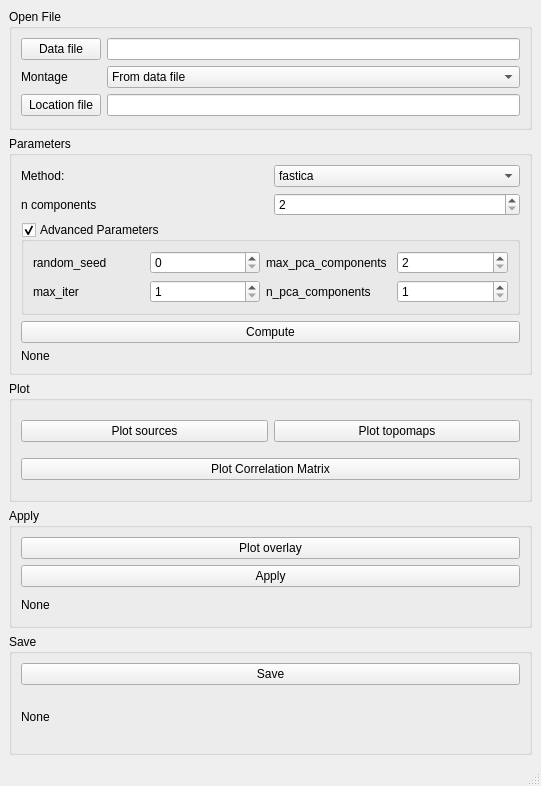
<?xml version="1.0" encoding="UTF-8"?>
<ui version="4.0">
 <class>MainWindow</class>
 <widget class="QMainWindow" name="MainWindow">
  <property name="geometry">
   <rect>
    <x>0</x>
    <y>0</y>
    <width>541</width>
    <height>786</height>
   </rect>
  </property>
  <property name="windowTitle">
   <string>ICA toolbox</string>
  </property>
  <widget class="QWidget" name="centralwidget">
   <layout class="QVBoxLayout" name="verticalLayout">
    <item>
     <widget class="QGroupBox" name="groupBox_openfile">
      <property name="sizePolicy">
       <sizepolicy hsizetype="Preferred" vsizetype="Preferred">
        <horstretch>0</horstretch>
        <verstretch>0</verstretch>
       </sizepolicy>
      </property>
      <property name="title">
       <string>Open File</string>
      </property>
      <layout class="QGridLayout" name="gridLayout_4">
       <item row="0" column="1">
        <widget class="QLineEdit" name="lineEdit_eegfile"/>
       </item>
       <item row="0" column="0">
        <widget class="QPushButton" name="pushButton_openfile">
         <property name="text">
          <string>Data file</string>
         </property>
        </widget>
       </item>
       <item row="2" column="0">
        <widget class="QPushButton" name="pushButton_openxz">
         <property name="text">
          <string>Location file</string>
         </property>
        </widget>
       </item>
       <item row="2" column="1">
        <widget class="QLineEdit" name="lineEdit_xyz"/>
       </item>
       <item row="1" column="1">
        <widget class="QComboBox" name="comboBox_montage">
         <property name="enabled">
          <bool>true</bool>
         </property>
         <property name="editable">
          <bool>false</bool>
         </property>
         <property name="duplicatesEnabled">
          <bool>false</bool>
         </property>
         <item>
          <property name="text">
           <string>From data file</string>
          </property>
         </item>
         <item>
          <property name="text">
           <string>From xyz file</string>
          </property>
         </item>
         <item>
          <property name="text">
           <string>standard_1005</string>
          </property>
         </item>
         <item>
          <property name="text">
           <string>GSN-HydroCel-257</string>
          </property>
         </item>
        </widget>
       </item>
       <item row="1" column="0">
        <widget class="QLabel" name="label_montage">
         <property name="text">
          <string>Montage</string>
         </property>
        </widget>
       </item>
      </layout>
     </widget>
    </item>
    <item>
     <widget class="QGroupBox" name="groupBox_setparameters">
      <property name="title">
       <string>Parameters</string>
      </property>
      <layout class="QGridLayout" name="gridLayout">
       <item row="4" column="0">
        <widget class="QLabel" name="label_compute">
         <property name="text">
          <string>None</string>
         </property>
        </widget>
       </item>
       <item row="2" column="0" colspan="2">
        <widget class="QGroupBox" name="groupBox_advancedparameters">
         <property name="title">
          <string>Advanced Parameters</string>
         </property>
         <property name="checkable">
          <bool>true</bool>
         </property>
         <layout class="QGridLayout" name="gridLayout_2">
          <item row="0" column="0">
           <widget class="QLabel" name="label_randomseed">
            <property name="text">
             <string>random_seed</string>
            </property>
           </widget>
          </item>
          <item row="0" column="1">
           <widget class="QSpinBox" name="spinBox_seed">
            <property name="maximum">
             <number>9999</number>
            </property>
           </widget>
          </item>
          <item row="1" column="0">
           <widget class="QLabel" name="label_maxiter">
            <property name="text">
             <string>max_iter </string>
            </property>
           </widget>
          </item>
          <item row="0" column="2">
           <widget class="QLabel" name="label_maxpcacomponents">
            <property name="text">
             <string>max_pca_components </string>
            </property>
           </widget>
          </item>
          <item row="1" column="2">
           <widget class="QLabel" name="label_npcacomponents">
            <property name="text">
             <string>n_pca_components </string>
            </property>
           </widget>
          </item>
          <item row="1" column="1">
           <widget class="QSpinBox" name="spinBox_maxiter">
            <property name="minimum">
             <number>1</number>
            </property>
            <property name="maximum">
             <number>9999</number>
            </property>
           </widget>
          </item>
          <item row="0" column="3">
           <widget class="QSpinBox" name="spinBox_maxpcacomponents">
            <property name="wrapping">
             <bool>false</bool>
            </property>
            <property name="accelerated">
             <bool>true</bool>
            </property>
            <property name="minimum">
             <number>2</number>
            </property>
            <property name="maximum">
             <number>9999</number>
            </property>
           </widget>
          </item>
          <item row="1" column="3">
           <widget class="QSpinBox" name="spinBox_npcacomponents">
            <property name="minimum">
             <number>1</number>
            </property>
            <property name="maximum">
             <number>9999</number>
            </property>
           </widget>
          </item>
         </layout>
        </widget>
       </item>
       <item row="1" column="0">
        <widget class="QLabel" name="label_ncomponents">
         <property name="text">
          <string>n components</string>
         </property>
        </widget>
       </item>
       <item row="3" column="0" colspan="2">
        <widget class="QPushButton" name="pushButton_compute">
         <property name="text">
          <string>Compute</string>
         </property>
        </widget>
       </item>
       <item row="0" column="1">
        <widget class="QComboBox" name="comboBox_methods">
         <item>
          <property name="text">
           <string>fastica</string>
          </property>
         </item>
         <item>
          <property name="text">
           <string>infomax</string>
          </property>
         </item>
         <item>
          <property name="text">
           <string>extended-infomax</string>
          </property>
         </item>
         <item>
          <property name="text">
           <string>picard</string>
          </property>
         </item>
        </widget>
       </item>
       <item row="0" column="0">
        <widget class="QLabel" name="label_method">
         <property name="text">
          <string>Method:</string>
         </property>
        </widget>
       </item>
       <item row="1" column="1">
        <widget class="QSpinBox" name="spinBox_ncomponents">
         <property name="minimum">
          <number>2</number>
         </property>
         <property name="maximum">
          <number>9999</number>
         </property>
        </widget>
       </item>
      </layout>
     </widget>
    </item>
    <item>
     <widget class="QGroupBox" name="groupBox_plot">
      <property name="title">
       <string>Plot</string>
      </property>
      <layout class="QGridLayout" name="gridLayout_3">
       <item row="0" column="1">
        <widget class="QPushButton" name="pushButton_plottopomaps">
         <property name="text">
          <string>Plot topomaps</string>
         </property>
        </widget>
       </item>
       <item row="0" column="0">
        <widget class="QPushButton" name="pushButton_plotsources">
         <property name="text">
          <string>Plot sources</string>
         </property>
        </widget>
       </item>
       <item row="1" column="0" colspan="2">
        <widget class="QPushButton" name="pushButton_plotcorrelationmatrix">
         <property name="text">
          <string>Plot Correlation Matrix</string>
         </property>
        </widget>
       </item>
      </layout>
     </widget>
    </item>
    <item>
     <widget class="QGroupBox" name="groupBox_apply">
      <property name="title">
       <string>Apply</string>
      </property>
      <layout class="QVBoxLayout" name="verticalLayout_2">
       <item>
        <widget class="QPushButton" name="pushButton_plotoverlay">
         <property name="text">
          <string>Plot overlay</string>
         </property>
        </widget>
       </item>
       <item>
        <widget class="QPushButton" name="pushButton_apply">
         <property name="text">
          <string>Apply</string>
         </property>
        </widget>
       </item>
       <item>
        <widget class="QLabel" name="label_apply">
         <property name="text">
          <string>None</string>
         </property>
        </widget>
       </item>
      </layout>
     </widget>
    </item>
    <item>
     <widget class="QGroupBox" name="groupBox_save">
      <property name="title">
       <string>Save</string>
      </property>
      <layout class="QVBoxLayout" name="verticalLayout_4">
       <item>
        <widget class="QPushButton" name="pushButton_save">
         <property name="text">
          <string>Save</string>
         </property>
        </widget>
       </item>
       <item>
        <widget class="QLabel" name="label_save">
         <property name="text">
          <string>None</string>
         </property>
        </widget>
       </item>
      </layout>
     </widget>
    </item>
   </layout>
  </widget>
  <widget class="QStatusBar" name="statusbar"/>
 </widget>
 <resources/>
 <connections/>
</ui>
